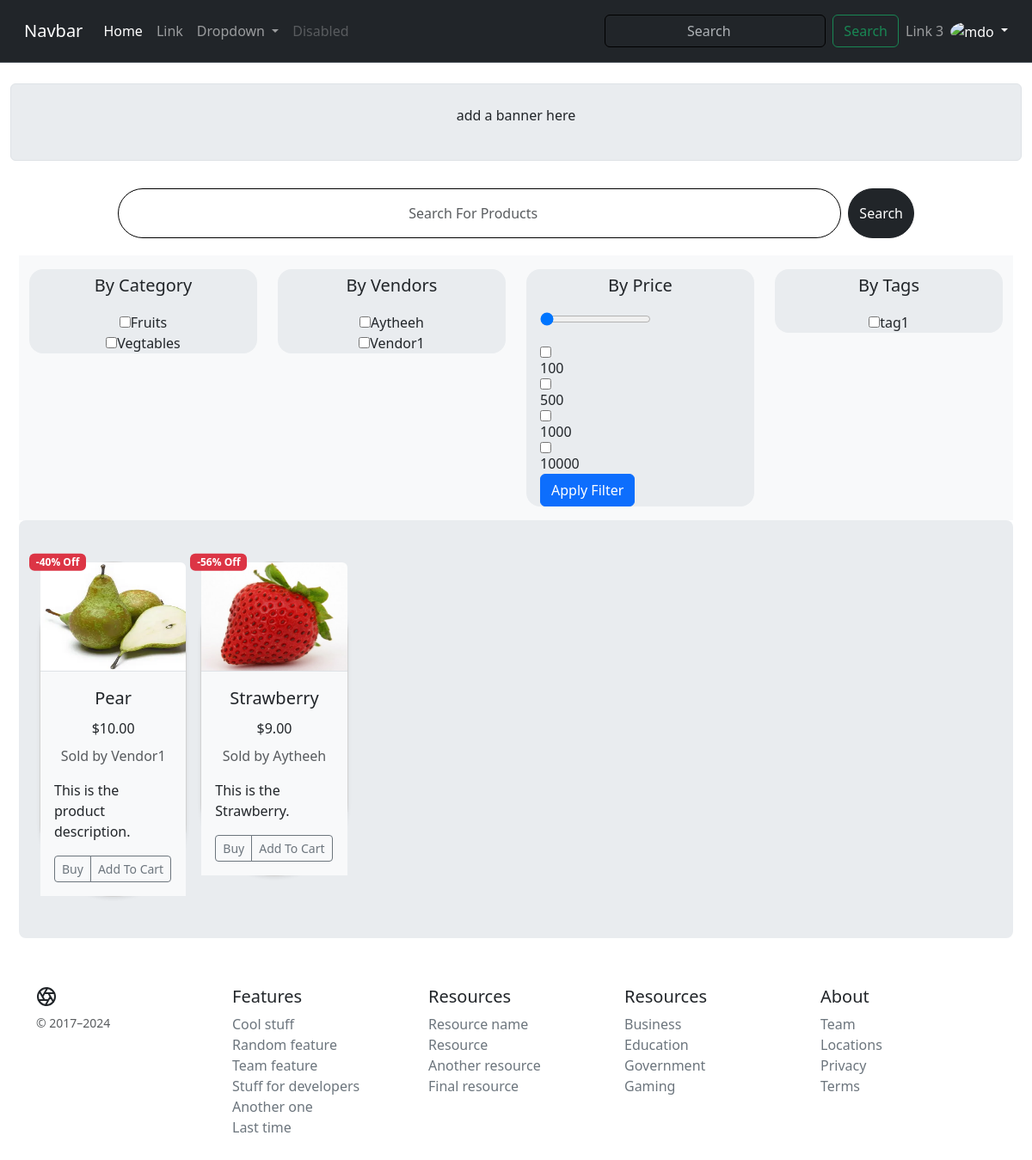
/products/ (signed in), run on the app's committed database.
### core/models.py (models this page shows, shortened)
class Category(models.Model):
    cid = ShortUUIDField(unique=True, length=10, max_length=20,
                         prefix='cat', alphabet='abcdefgh12345')
    title = models.CharField(max_length=100)
    image = models.ImageField(upload_to='Category', default='category.jpg')
    class Meta:
        verbose_name_plural = "Categories"

class Vendor(models.Model):
    vid = ShortUUIDField(unique=True, length=10, max_length=20,
                         prefix="ven", alphabet="abcdefgh12345")
    title = models.CharField(max_length=100, default='DefaultVendorName')
    image = models.ImageField(
        upload_to=user_directory_path, default='category.jpg')
    description = models.TextField(
        null=True, blank=True, default="This is the product description.")
    user = models.ForeignKey(User, on_delete=models.SET_NULL, null=True)
    address = models.CharField(max_length=100, default="123 Main St")
    contact = models.CharField(max_length=100, default="+91 999000")
    chat_response_time = models.CharField(max_length=100, default="100")
    shipping_on_time = models.CharField(max_length=100, default="100")
    authentic_rating = models.CharField(max_length=100, default="100")
    days_return = models.CharField(max_length=100, default="100")
    warrenty_period = models.CharField(max_length=100, default="100")
    class Meta:
        verbose_name_plural = "Vendors"
    def __str__(self):
        return self.title

class Product(models.Model):
    pid = ShortUUIDField(unique=True, length=10,
                         max_length=20, alphabet='abcdefgh12345')
    title = models.CharField(max_length=100)
    image = models.ImageField(upload_to=user_directory_path)
    description = models.TextField(
        null=True, blank=True, default="This is the product description.")
    user = models.ForeignKey(User, on_delete=models.SET_NULL, null=True)
    category = models.ForeignKey(
        Category, on_delete=models.SET_NULL, null=True)
    vendor = models.ForeignKey(Vendor, on_delete=models.SET_NULL, null=True)
    price = models.DecimalField(
        max_digits=9999999, decimal_places=2, default="1.99")
    old_price = models.DecimalField(
        max_digits=9999999, decimal_places=2, default="2.99")
    specifications = models.TextField(null=True, blank=True)
    product_status = models.CharField(
        choices=STATUS, max_length=10, default="in_review")
    status = models.BooleanField(default=True)
    in_stock = models.BooleanField(default=True)
    featured = models.BooleanField(default=False)
    digital = models.BooleanField(default=False)
    sku = ShortUUIDField(unique=True, length=4,
                         max_length=10, alphabet='1234567890')
    date = models.DateTimeField(auto_now_add=True)
    updated = models.DateTimeField(null=True, blank=True)
    class Meta:
        verbose_name_plural = "Products"
    def get_percentage(self):
        new_price = (self.price / self.old_price) * 100
        return new_price

### core/views.py (the view)
# urls.py: path('products/', views.products_list_view, name='products-list'),
def products_list_view(request):
    Products = Product.objects.all()
    Categories = Category.objects.all()
    Vendors = Vendor.objects.all()
    context = {
        'Products': Products,
        'Categories': Categories,
        'Vendors': Vendors,
    }
    return render(request, 'core/products-list.html', context=context)

### core/context_processors.py (called while the page is built)
def default(request):
    categories = Category.objects.all()
    address = []
    return {
        'categories': categories,
        'address': address,
    }

### Templates/core/products-list.html (shortened to what this page needs)
{% extends 'core/base.html' %}
{% block content %}
<div class="container-fluid">
    <div class="row bg-body-secondary my-4 p-3 border rounded mx-auto">
        <div class="col-12 p-2">
            <ul class="nav justify-content-center">
                <p>add a banner here</p>
            </ul>
        </div>
    </div>
</div>
<div class="container m-2 mx-auto">
    <div class="row justify-content-center rounded-pill ">
        <div class="col-lg-10 py-lg-2 py-md-2 py-sm-1 py-1">
            <form class="d-flex" role="search">
                <input class="form-control rounded-pill py-lg-3 py-md-3 py-sm-3 py-3 me-2" type="search"
                    placeholder="Search For Products" aria-label="Search">
                <button class="btn btn-dark rounded-pill" type="submit">Search</button>
            </form>
        </div>
    </div>
</div>
<div class="container m-1 p-1 mx-auto">
    <div class="row justify-content-center align-items-stretch">
        <div class="col-lg-3 col-md-6 d-flex flex-column bg-body-tertiary">
            <div class="rounded-4  my-3 text-center align-items-center border-2 bg-body-secondary">
                <p class="lead text-center pt-1">By Category</p>
                <form>
                    {% for c in Categories %}
                    <input type="checkbox" name="" value="{{c.id}}" id="">{{c.title}}<br>
                    {% endfor %}
                </form>
            </div>
        </div>
        <div class="col-lg-3 col-md-6 d-flex flex-column bg-body-tertiary">
            <div class="rounded-4  my-3 text-center align-items-center border-2 bg-body-secondary">
                <p class="lead text-center pt-1">By Vendors</p>
                <form>
                    {% for v in Vendors %}
                    <input type="checkbox" name="" value="{{v.id}}" id="">{{v.title}}<br>
                    {% endfor %}
                </form>
            </div>
        </div>
        <div class="col-lg-3 col-md-6 d-flex flex-column bg-body-tertiary">
            <div
                class=" rounded-4 my-3 text-center align-items-center justify-content-center border-2 bg-body-secondary">
                <p class="lead text-center pt-1">By Price</p>
                <form action="">
                    <div class="d-flex flex-column align-items-start ms-3 ">
                        <input type="range" class="" min="1" max="999999" value="0" name="" id=""><br>
                        <input type="checkbox" value="100" name="price" id="">100<br>
                        <input type="checkbox" value="500" name="price" id="">500<br>
                        <input type="checkbox" value="1000" name="price" id="">1000<br>
                        <input type="checkbox" value="10000" name="price" id="">10000<br>
                        <input type="submit" class="btn btn-primary" value="Apply Filter" name="" id="">
                    </div>
                </form>
            </div>
        </div>
        <div class="col-lg-3 col-md-6 d-flex flex-column bg-body-tertiary">
            <div class="rounded-4 my-3 text-center align-items-center border-2 bg-body-secondary">
                <p class="lead text-center pt-1">By Tags</p>
                <form>
                    <input type="checkbox" name="" value="" id="">tag1<br>
                </form>
            </div>
        </div>
        <div class="col-lg-12 col-md-12 bg-body-secondary rounded-3 ">
            <div class="album py-5 ">
                <div class="container">
                    <div class="row row-cols-1 row-cols-sm-2 row-cols-md-3 g-3">
                        {% for p in Products %}
                        <div class="col-xl-2 col-lg-3 col-md-3 col-sm-6">
                            <div class="card shadow-sm border-1 rounded-pill rounded-3"
                                style="max-width: 250px; position: relative;">
                                <div class="position-absolute top-0 start-0 translate-middle badge bg-danger"
                                    style="z-index: 1; margin-left: 20px;">
                                    -{{p.get_percentage|floatformat:0}}% Off
                                </div>
                                <a href="{% url 'core:product-details' p.pid %}" class="text-decoration-none text-dark">
                                    <div class="ratio ratio-4x3">
                                        <img src="{{ p.image.url }}"
                                            class="bd-placeholder-img card-img-top img-responsive border-1 border-bottom  rounded-top"
                                            width="100%" height="100%" role="img" preserveAspectRatio="xMidYMid slice"
                                            focusable="false">
                                    </div>
                                    <div class="card-body bg-body-tertiary">
                                        <p class="card-title text-center fs-5">{{p.title}}</p>
                                </a>
                                <p class="card-title text-center fs-6">${{p.price}}</p>
                                <p class="card-text text-center"><small class="text-body-secondary fs-6">Sold by
                                        {{p.vendor}}</small></p>
                                <p class="card-text">{{p.description}}</p>
                                <div class="d-flex justify-content-between align-items-center">
                                    <div class="btn-group bg-body-tertiary">
                                        <button type="button" class="btn btn-sm btn-outline-secondary">Buy</button>
                                        <button type="button" class="btn btn-sm btn-outline-secondary">Add To
                                            Cart</button>
                                    </div>
                                </div>
                            </div>
                        </div>
                    </div>
                    {%endfor%}
                </div>
            </div>
        </div>
    </div>
{%endblock content%}

### static/css/styles.css (style rules this page uses)
.card { transition: transform 0.3s, box-shadow 0.3s; border-radius: 15px; }
.btn { transition: color 0.3s; }
.form-control { border-color: black; }
input::placeholder { text-align: center; }

### data on the page
Category: title "Fruits"
Category: title "Vegtables"
Vendor: title "Aytheeh"
Vendor: title "Vendor1"
Product: get_percentage "40", image (picture), title "Pear", price "10.00", vendor "Vendor1", description "This is the product description."
Product: get_percentage "56", image (picture), title "Strawberry", price "9.00", vendor "Aytheeh", description "This is the Strawberry."
